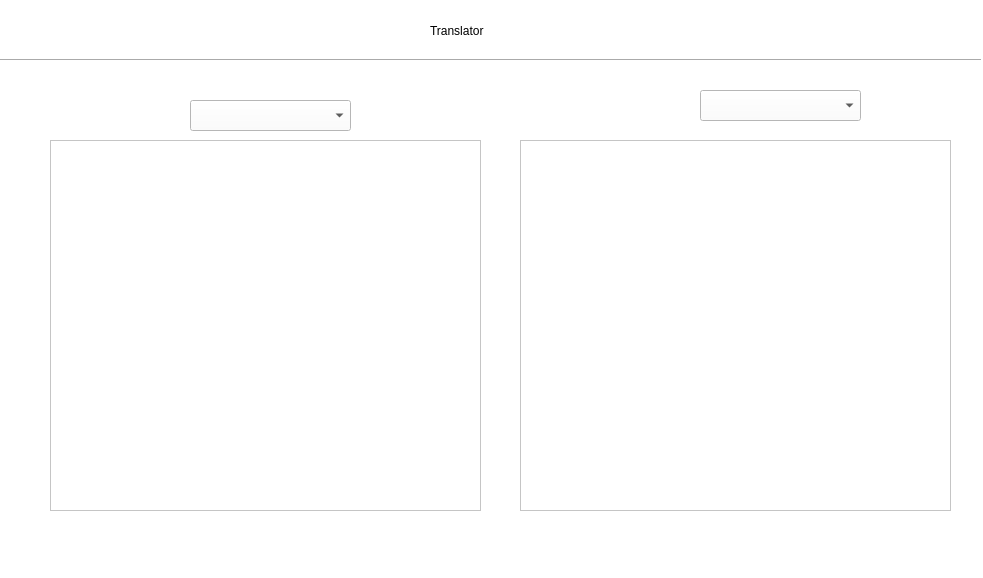
<?xml version="1.0" encoding="UTF-8"?>
<ui version="4.0">
 <class>MainWindow</class>
 <widget class="QMainWindow" name="MainWindow">
  <property name="geometry">
   <rect>
    <x>0</x>
    <y>0</y>
    <width>983</width>
    <height>578</height>
   </rect>
  </property>
  <property name="windowTitle">
   <string>MainWindow</string>
  </property>
  <property name="styleSheet">
   <string notr="true">background-color:rgb(255, 255, 255)</string>
  </property>
  <widget class="QWidget" name="centralwidget">
   <widget class="QLabel" name="label">
    <property name="geometry">
     <rect>
      <x>430</x>
      <y>10</y>
      <width>151</width>
      <height>41</height>
     </rect>
    </property>
    <property name="styleSheet">
     <string notr="true">font: 10 20pt &quot;Sitka Display Semibold&quot;;
</string>
    </property>
    <property name="text">
     <string>Translator</string>
    </property>
   </widget>
   <widget class="QComboBox" name="comboBox">
    <property name="geometry">
     <rect>
      <x>190</x>
      <y>100</y>
      <width>161</width>
      <height>31</height>
     </rect>
    </property>
   </widget>
   <widget class="QComboBox" name="comboBox_2">
    <property name="geometry">
     <rect>
      <x>700</x>
      <y>90</y>
      <width>161</width>
      <height>31</height>
     </rect>
    </property>
   </widget>
   <widget class="QTextBrowser" name="textBrowser">
    <property name="geometry">
     <rect>
      <x>50</x>
      <y>140</y>
      <width>431</width>
      <height>371</height>
     </rect>
    </property>
   </widget>
   <widget class="QTextBrowser" name="textBrowser_2">
    <property name="geometry">
     <rect>
      <x>520</x>
      <y>140</y>
      <width>431</width>
      <height>371</height>
     </rect>
    </property>
   </widget>
   <widget class="Line" name="line">
    <property name="geometry">
     <rect>
      <x>0</x>
      <y>50</y>
      <width>981</width>
      <height>21</height>
     </rect>
    </property>
    <property name="orientation">
     <enum>Qt::Horizontal</enum>
    </property>
   </widget>
  </widget>
  <widget class="QMenuBar" name="menubar">
   <property name="geometry">
    <rect>
     <x>0</x>
     <y>0</y>
     <width>983</width>
     <height>26</height>
    </rect>
   </property>
  </widget>
  <widget class="QStatusBar" name="statusbar"/>
 </widget>
 <resources/>
 <connections/>
</ui>
